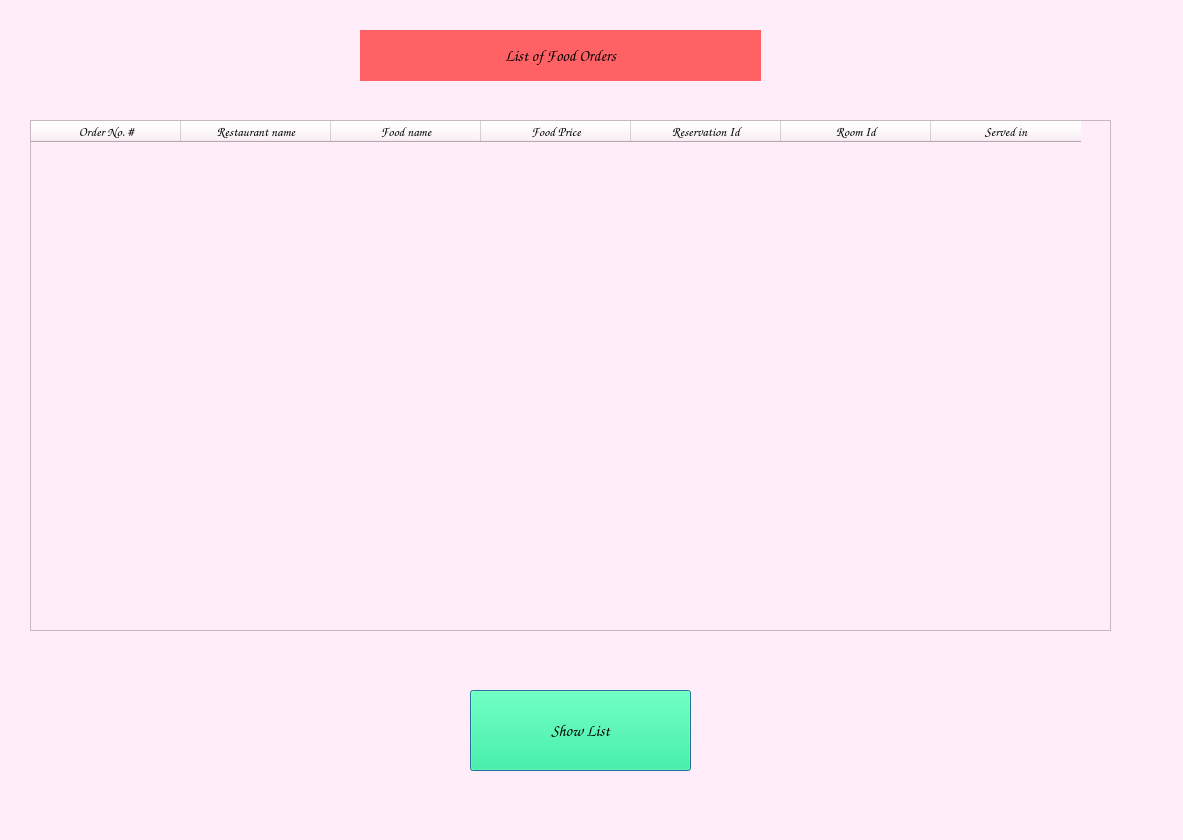
<?xml version="1.0" encoding="UTF-8"?>
<ui version="4.0">
 <class>list_food_window</class>
 <widget class="QDialog" name="list_food_window">
  <property name="geometry">
   <rect>
    <x>0</x>
    <y>0</y>
    <width>1183</width>
    <height>840</height>
   </rect>
  </property>
  <property name="cursor">
   <cursorShape>ClosedHandCursor</cursorShape>
  </property>
  <property name="windowTitle">
   <string>List of Food Order</string>
  </property>
  <property name="styleSheet">
   <string notr="true">background-color: rgb(255, 238, 249);</string>
  </property>
  <widget class="QLabel" name="list_food_L">
   <property name="geometry">
    <rect>
     <x>360</x>
     <y>30</y>
     <width>401</width>
     <height>51</height>
    </rect>
   </property>
   <property name="font">
    <font>
     <family>Comic Sans MS</family>
     <pointsize>12</pointsize>
     <weight>75</weight>
     <bold>true</bold>
    </font>
   </property>
   <property name="cursor">
    <cursorShape>ClosedHandCursor</cursorShape>
   </property>
   <property name="styleSheet">
    <string notr="true">background-color: rgb(255, 97, 100);</string>
   </property>
   <property name="text">
    <string>List of Food Orders</string>
   </property>
   <property name="alignment">
    <set>Qt::AlignCenter</set>
   </property>
   <property name="margin">
    <number>1</number>
   </property>
  </widget>
  <widget class="QTableWidget" name="list_food_TableWidget">
   <property name="geometry">
    <rect>
     <x>30</x>
     <y>120</y>
     <width>1081</width>
     <height>511</height>
    </rect>
   </property>
   <property name="cursor" stdset="0">
    <cursorShape>PointingHandCursor</cursorShape>
   </property>
   <attribute name="horizontalHeaderDefaultSectionSize">
    <number>150</number>
   </attribute>
   <column>
    <property name="text">
     <string>Order No. #</string>
    </property>
    <property name="font">
     <font>
      <family>Comic Sans MS</family>
      <pointsize>10</pointsize>
      <weight>75</weight>
      <bold>true</bold>
     </font>
    </property>
    <property name="textAlignment">
     <set>AlignCenter</set>
    </property>
   </column>
   <column>
    <property name="text">
     <string>Restaurant name</string>
    </property>
    <property name="font">
     <font>
      <family>Comic Sans MS</family>
      <pointsize>10</pointsize>
      <weight>75</weight>
      <bold>true</bold>
     </font>
    </property>
    <property name="textAlignment">
     <set>AlignCenter</set>
    </property>
    <property name="background">
     <color>
      <red>120</red>
      <green>105</green>
      <blue>110</blue>
     </color>
    </property>
    <property name="foreground">
     <brush brushstyle="SolidPattern">
      <color alpha="255">
       <red>0</red>
       <green>0</green>
       <blue>0</blue>
      </color>
     </brush>
    </property>
   </column>
   <column>
    <property name="text">
     <string>Food name</string>
    </property>
    <property name="font">
     <font>
      <family>Comic Sans MS</family>
      <pointsize>10</pointsize>
      <weight>75</weight>
      <bold>true</bold>
     </font>
    </property>
    <property name="textAlignment">
     <set>AlignCenter</set>
    </property>
   </column>
   <column>
    <property name="text">
     <string>Food Price</string>
    </property>
    <property name="font">
     <font>
      <family>Comic Sans MS</family>
      <pointsize>10</pointsize>
      <weight>75</weight>
      <bold>true</bold>
     </font>
    </property>
    <property name="textAlignment">
     <set>AlignCenter</set>
    </property>
   </column>
   <column>
    <property name="text">
     <string>Reservation Id</string>
    </property>
    <property name="font">
     <font>
      <family>Comic Sans MS</family>
      <pointsize>10</pointsize>
      <weight>75</weight>
      <bold>true</bold>
     </font>
    </property>
    <property name="textAlignment">
     <set>AlignCenter</set>
    </property>
   </column>
   <column>
    <property name="text">
     <string>Room Id</string>
    </property>
    <property name="font">
     <font>
      <family>Comic Sans MS</family>
      <pointsize>10</pointsize>
      <weight>75</weight>
      <bold>true</bold>
     </font>
    </property>
    <property name="textAlignment">
     <set>AlignCenter</set>
    </property>
   </column>
   <column>
    <property name="text">
     <string>Served in</string>
    </property>
    <property name="font">
     <font>
      <family>Comic Sans MS</family>
      <pointsize>10</pointsize>
      <weight>75</weight>
      <bold>true</bold>
     </font>
    </property>
    <property name="textAlignment">
     <set>AlignCenter</set>
    </property>
   </column>
  </widget>
  <widget class="QPushButton" name="list_food_show_PB">
   <property name="geometry">
    <rect>
     <x>470</x>
     <y>690</y>
     <width>221</width>
     <height>81</height>
    </rect>
   </property>
   <property name="font">
    <font>
     <family>Comic Sans MS</family>
     <pointsize>12</pointsize>
     <weight>75</weight>
     <bold>true</bold>
    </font>
   </property>
   <property name="cursor">
    <cursorShape>PointingHandCursor</cursorShape>
   </property>
   <property name="styleSheet">
    <string notr="true">background-color: rgb(8, 255, 140);</string>
   </property>
   <property name="text">
    <string>Show List</string>
   </property>
  </widget>
 </widget>
 <resources/>
 <connections/>
</ui>
